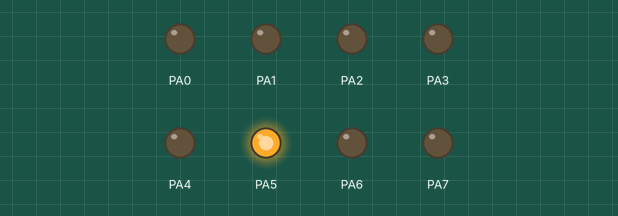
Bench run of a program on a simulated ATmega128, built with avr-gcc and emulated at 16 MHz. Parts: output pins drawn as LEDs (lit = HIGH). At 25.0 s the program stops and its outputs stay as they are.

Above: at 0.25 s.
At 2.25 s:
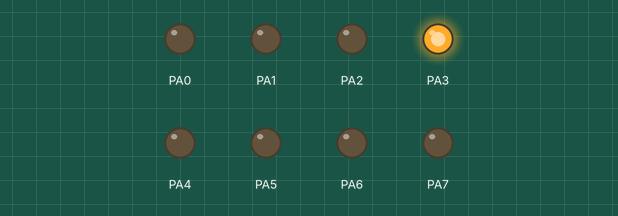
At 14.25 s:
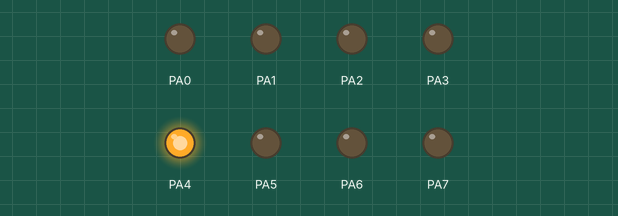
At 24.6 s:
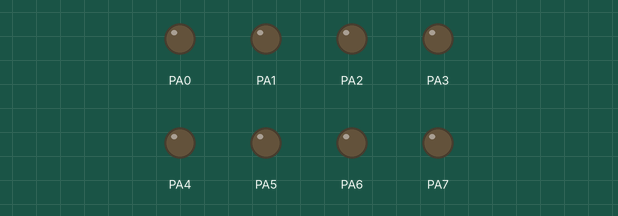
Timing chart, 0 to 26.1 s (numbered marks = the images above):
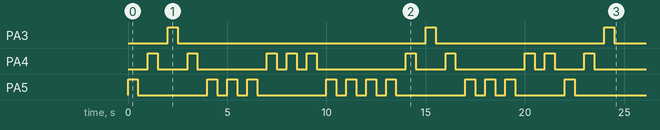

The program:

main.cpp
```cpp
/*
 * 12161609_안형빈
 * 10주차 과제
 */

#define F_CPU 16000000UL
#include <util/delay.h>

#include <avr/io.h>


void speak(char input){
	PORTA = (1 << input);
	_delay_ms(500);
	PORTA = 0;
	_delay_ms(500);
}

int main(void)
{
		// 도 : 0
		// 레 : 1
		// 미 : 2
		// 파 : 3
		// 솔 : 4
		// 라 : 5
		// 시 : 6

	// 비행기 악보
	// 라 솔 파 솔 라 라 라
	// 솔 솔 솔 라 라 라
	// 라 솔 파 솔 라 라 라
	// 솔 솔 라 솔 파

	char music[] = {5,4,3,4,5,5,5,4,4,4,5,5,5,5,4,3,4,5,5,5,4,4,5,4,3};
	int music_length = sizeof(music);

	int i = 0;

	DDRA = 0xff;

	while(1){
		speak(music[i]);
		i++;

		if (i == music_length){
			break;
		}
	}
}
```

Measured:
- by itself, PA3: goes HIGH 0.50 s, LOW 12.5 s, HIGH 0.50 s, LOW 8.5 s, HIGH 0.50 s, then LOW
- by itself, PA4: LOW → HIGH at 1.0 s, → LOW 0.50 s later, → HIGH 1.5 s later, → LOW 0.50 s later, … (20 changes in this stretch)
- by itself, PA5: LOW → HIGH at 0.00 s, → LOW 0.50 s later, → HIGH 3.5 s later, → LOW 0.50 s later, … (24 changes in this stretch)
